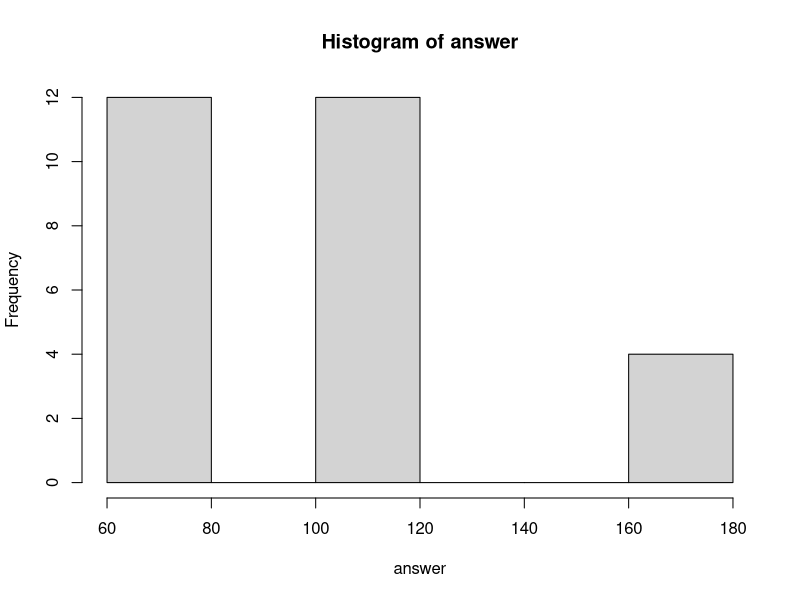

R code for this plot:
  {n=3
G=matrix(nrow=2^n, ncol=n)
G[1,n]=1
G[2,n]=-1
p=2
  for(i in 2:n){ 
    t=p
    p=p*2
      for(k in (p/2+1):p) {  # отзеркаливание
        for(x in 0:(n-1)){   # кода
        G[k,n-x]=G[t,n-x]}   #
        
      G[t,n+1-i]=1   # добавление 1 впереди кода
      G[k,n+1-i]=-1  # добавление -1 впереди кода
      t=t-1
      }
  }
G
}

  answer=0
  q=1
                          # расчёт углов
   for(l in 1:(2^n-1)){
    for(m in (l+1):(2^n)){ 
        a=sum((G[l,])^2)
        b=sum((G[m,])^2)
        modules = sqrt(a)*sqrt(b)
        scal=G[l,]%*%G[m,]
        if (Mod(scal/modules) > 1) {answer[q]=180} else {
        angle = function(scal, modules) acos(scal/modules) 
        answer[q]=180*angle(scal,modules)/pi }
        q=q+1 }}  

  print(answer)
  mean(answer)  
  var(answer)  
  unique(answer)
  ans=hist(answer) 
  pdf( file="Hist.pdf")
  ans
  dev.off()
    
  